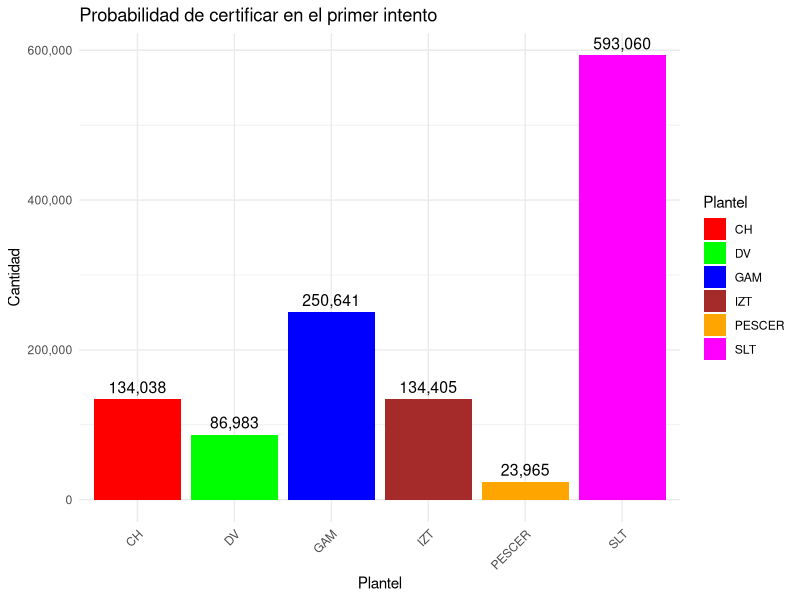
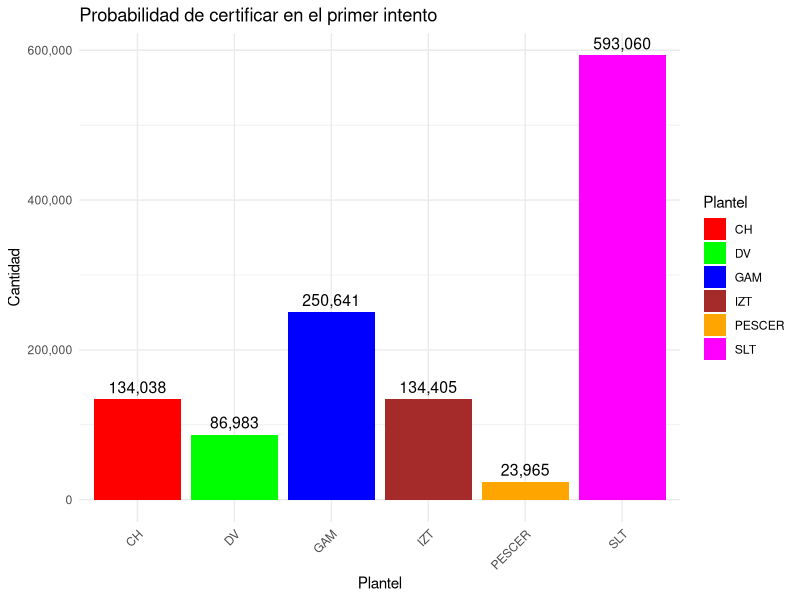

The R source for these figures, in order:
library(ggplot2)
library(scales)
#  - - - - - - - - - - - - - - - - - - 
# Crear un dataframe con los datos
data <- data.frame(
  Plantel = c("CH", "GAM", "DV", "IZT", "SLT", "PESCER"),
  Cantidad = c(134038, 250641, 86983, 134405, 593060, 23965)
)

# Definir una paleta de colores
colores <- c("red", "green", "blue", "brown", "orange", "magenta")

# Crear un gráfico de barras con colores personalizados
p <- ggplot(data, aes(x = Plantel, y = Cantidad, fill = Plantel)) +
  geom_bar(stat = "identity") +
  labs(
    title = "Probabilidad de certificar en el primer intento",
    x = "Plantel",
    y = "Cantidad"
  ) +
  scale_fill_manual(values = colores) +  # Especificar la paleta de colores
  theme_minimal() +
  theme(axis.text.x = element_text(angle = 45, hjust = 1)) +  # Rotar etiquetas del eje X
  scale_y_continuous(labels = scales::comma) +  # Mostrar etiquetas con comas
  geom_text(aes(label = comma(Cantidad)), vjust = -0.5, size = 4)  # Agregar etiquetas de valores sobre las barras

# Imprimir el gráfico
print(p)

ggsave("graficoCertificacionesPlanteles.pdf", plot = p, device = "pdf")

# - - - - - - - - - - - - - - - - - - - - - - -  - - - - - - - - - - - - - - - - - - - - - 